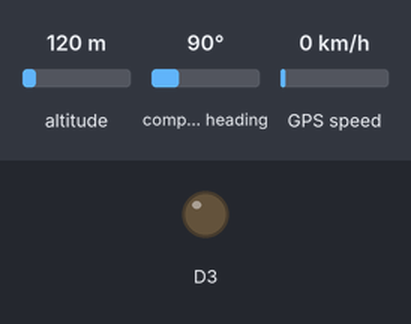
Bench run of a sketch on a simulated ESP8266 (NodeMCU). Parts: output pins drawn as LEDs (lit = HIGH). Inputs (shaded band) come from the test bench; at power-on: altitude 120 m, compass heading 90°, GPS speed 0 km/h. WiFi joins after 1.5 s; servers stay silent unless stated; random numbers use the default seed unless the sketch sets one; the GPS gets a fix after 3 s at 37.7749, -122.4194 with 8 satellites; no MQTT or app messages arrive unless stated; what the sketch prints to the serial monitor is not drawn.

Above: at 0.4 s.
At 2.8 s:
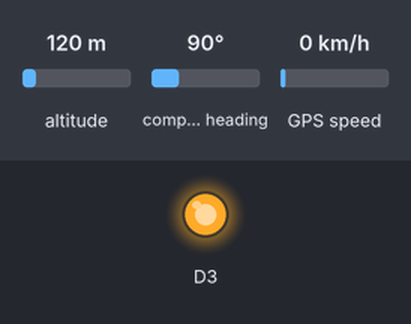
Timing chart, 0 to 4.9 s (numbered marks = the images above):
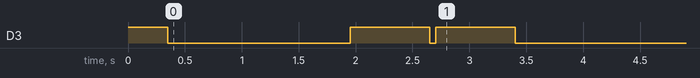

Measured:
- by itself, D3: goes LOW 1.6 s, HIGH 0.70 s, LOW 0.05 s, HIGH 0.70 s, then LOW

The sketch:

bicicheck.ino
```cpp
#include <ESP8266WiFi.h>
#include <PubSubClient.h>
#include <TinyGPS++.h>
#include <SoftwareSerial.h>
// Update these with values suitable for your network.
const char *ssid = "HUAWEI-1035";
const char *password = "93542670";
const char *mqtt_server = "143.198.182.161";
char mqtt_payload[50] = "";

SoftwareSerial SerialGPS(4, 5);
TinyGPSPlus gps;

String inStringESCMessage = "";

WiFiClient espClient;
PubSubClient client(espClient);

void peep(int times)
{
  for (int i = 1; i <= times; i++)
  {
    digitalWrite(D3, HIGH);
    delay(350);
    digitalWrite(D3, LOW);
  }
}

void setup_wifi()
{
  delay(100);
  Serial.print("Connecting to ");
  Serial.println(ssid);
  WiFi.begin(ssid, password);
  while (WiFi.status() != WL_CONNECTED)
  {
    delay(500);
    Serial.print(".");
  }
  randomSeed(micros());
  Serial.println("");
  Serial.println("WiFi connected");
  Serial.println("IP address: ");
  Serial.println(WiFi.localIP());
  peep(2);
}

void callback(char *topic, byte *payload, unsigned int length)
{
  Serial.print("Message from: ");
  Serial.print(topic);
  for (int i = 0; i < length; i++)
  {
    inStringESCMessage += (char)payload[i];
  }
  Serial.print(" | ");
  Serial.print("Value: ");
  inStringESCMessage = "";
  peep(1);
}

void reconnect()
{
  while (!client.connected())
  {
    Serial.print("Attempting MQTT connection...");
    // Create a random client ID
    String clientId = "ESP8266-BICIMAURI-Client-";
    clientId += String(random(0xffff), HEX);
    // Attempt to connect
    // if you MQTT broker has clientID,username and password
    // please change following line to    if (client.connect(clientId,userName,passWord))
    if (client.connect(clientId.c_str()))
    {
      Serial.println("connected");
      peep(2);
      // once connected to MQTT broker, subscribe command if any
      client.subscribe("/BICI/MAURI");
    }
    else
    {
      Serial.print("failed, rc=");
      Serial.print(client.state());
      Serial.println(" try again in 2 seconds");
      // Wait 2 seconds before retrying
      peep(6);
      delay(2000);
    }
  }
}

void setup()
{
  pinMode(D3, OUTPUT);
  peep(1);
  Serial.begin(9600);
  SerialGPS.begin(9600);
  setup_wifi();
  client.setServer(mqtt_server, 1883);
  client.setCallback(callback);
}

void loop()
{
  if (!client.connected())
  {
    reconnect();
  }
  client.loop();

  while (SerialGPS.available() > 0)
    if (gps.encode(SerialGPS.read()))
    {
      if (gps.location.isValid())
      {
        String data = String(gps.location.lat(), 6)+","+String(gps.location.lng(), 6)+","+gps.satellites.value()+","+gps.altitude.meters()+","+gps.course.deg()+","+gps.speed.kmph();
        // data = latitude,longitude,satelites,altitude,course,speed(kmp)
        client.publish("/BICI/MAURI/DATA",(char*) data.c_str(), true);
        //snprintf(mqtt_payload, 50, "%d", String(gps.satellites.value()));
      }
      delay(3000);
    }
}
```
